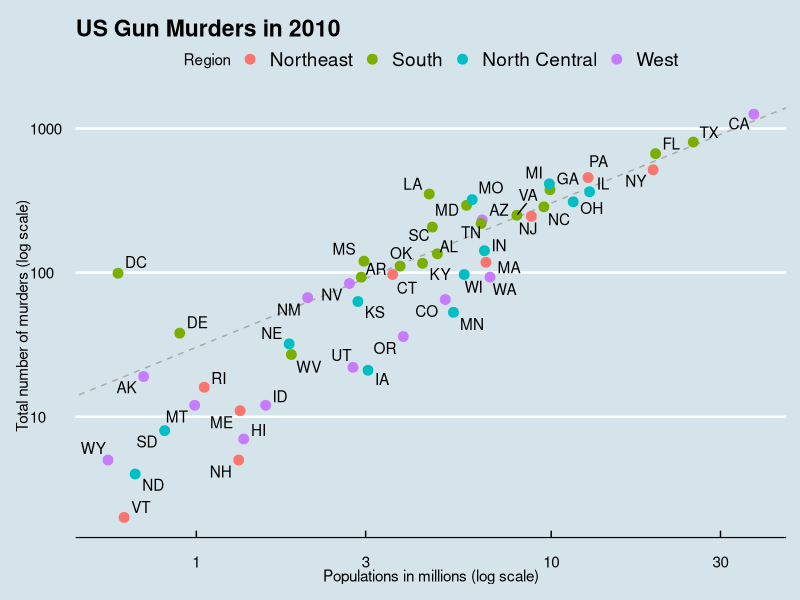
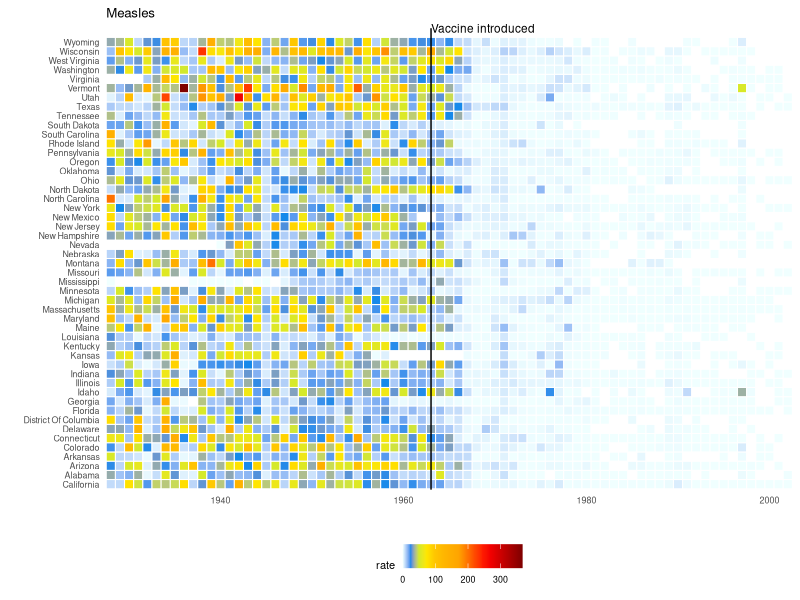
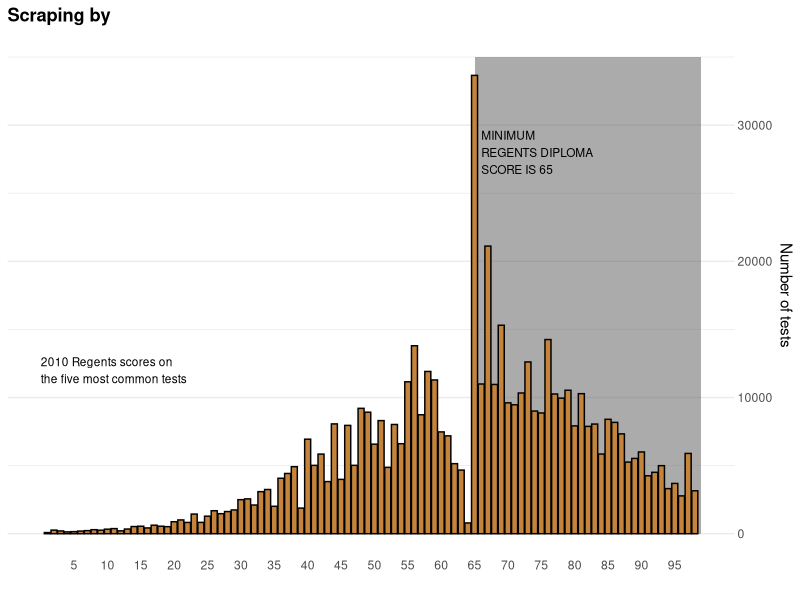
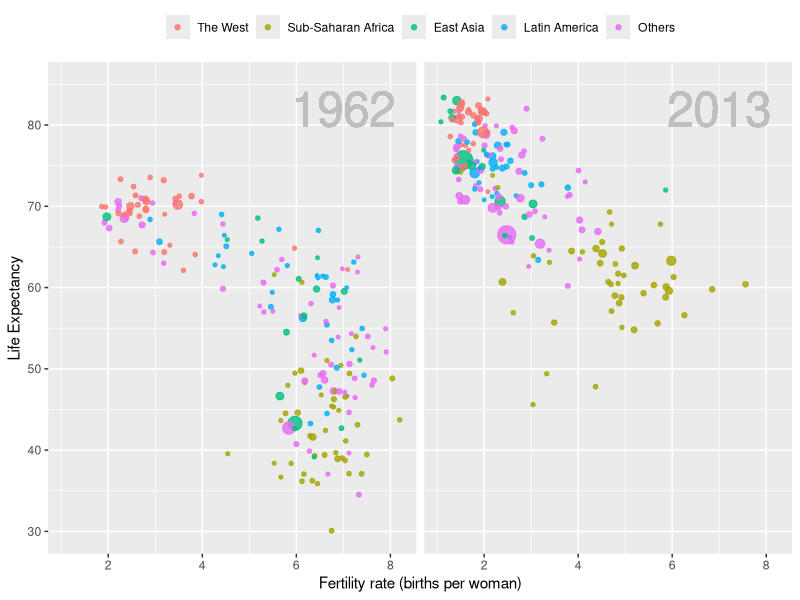

These charts were generated, in order, by the following R code:
## ---- chunk 1
img_path <- "img"
## ---- chunk 2
library(dslabs)
head(murders)
## ---- chunk 3
library(tidyverse)
library(ggthemes)
library(ggrepel)

r <- murders |> 
  summarize(pop=sum(population), tot=sum(total)) |> 
  mutate(rate = tot/pop*10^6) |> pull(rate)

murders |> ggplot(aes(x = population/10^6, y = total, label = abb)) +  
  geom_abline(intercept = log10(r), lty=2, col="darkgrey") +
  geom_point(aes(color=region), size = 3) +
  geom_text_repel() + 
  scale_x_log10() +
  scale_y_log10() +
  xlab("Populations in millions (log scale)") + 
  ylab("Total number of murders (log scale)") +
  ggtitle("US Gun Murders in 2010") +
  scale_color_discrete(name="Region") +
  theme_economist()
## ---- chunk 4
#knitr::include_graphics(file.path(img_path,"wsj-vaccines.png"))
the_disease <- "Measles"
dat <- us_contagious_diseases |>
  filter(!state%in%c("Hawaii","Alaska") & disease == the_disease) |>
  mutate(rate = count / population * 10000 * 52 / weeks_reporting) |>
  mutate(state = reorder(state, rate))

jet.colors <-
colorRampPalette(c("#F0FFFF", "cyan", "#007FFF", "yellow", "#FFBF00", "orange", "red", "#7F0000"), bias = 2.25)

dat |> ggplot(aes(year, state, fill = rate)) +
  geom_tile(color = "white", linewidth=0.35) +
  scale_x_continuous(expand=c(0,0)) +
  scale_fill_gradientn(colors = jet.colors(16), na.value = 'white') +
  geom_vline(xintercept=1963, col = "black") +
  theme_minimal() + 
  theme(panel.grid = element_blank()) +
  coord_cartesian(clip = 'off') +
  ggtitle(the_disease) +
  ylab("") +
  xlab("") +  
  theme(legend.position = "bottom", text = element_text(size = 8)) + 
  annotate(geom = "text", x = 1963, y = 50.5, label = "Vaccine introduced", size = 3, hjust=0)
## ---- chunk 5
#knitr::include_graphics(file.path(img_path,"nythist.png"))
nyc_regents_scores$total <- rowSums(nyc_regents_scores[,-1], na.rm=TRUE)

nyc_regents_scores |> 
  filter(!is.na(score)) |>
  ggplot(aes(score, total)) + 
  annotate("rect", xmin = 65, xmax = 99, ymin = 0, ymax = 35000, alpha = .5) +
  geom_bar(stat = "identity", color = "black", fill = "#C4843C") + 
  annotate("text", x = 66, y = 28000, label = "MINIMUM\nREGENTS DIPLOMA\nSCORE IS 65", hjust = 0, size = 3) +
  annotate("text", x = 0, y = 12000, label = "2010 Regents scores on\nthe five most common tests", hjust = 0, size = 3) +
  scale_x_continuous(breaks = seq(5, 95, 5), limit = c(0,99)) + 
  scale_y_continuous(position = "right") +
  ggtitle("Scraping by") + 
  xlab("") + ylab("Number of tests") + 
  theme_minimal() + 
  theme(panel.grid.major.x = element_blank(), 
        panel.grid.minor.x = element_blank(),
        axis.ticks.length = unit(-0.2, "cm"),
        plot.title = element_text(face = "bold"))
## ---- chunk 6

west <- c("Western Europe","Northern Europe","Southern Europe",
          "Northern America","Australia and New Zealand")

gapminder <- gapminder |> 
  mutate(group = case_when(
    region %in% west ~ "The West",
    region %in% c("Eastern Asia", "South-Eastern Asia") ~ "East Asia",
    region %in% c("Caribbean", "Central America", "South America") ~ "Latin America",
    continent == "Africa" & region != "Northern Africa" ~ "Sub-Saharan Africa",
    TRUE ~ "Others"))
gapminder <- gapminder |> 
  mutate(group = factor(group, levels = rev(c("Others", "Latin America", "East Asia","Sub-Saharan Africa", "The West"))))

if(knitr::is_html_output()){
  library(gganimate)
  years <- c(1960:2016)
  p <- filter(gapminder, year%in%years & !is.na(group) & 
                !is.na(fertility) & !is.na(life_expectancy)) |>
    mutate(population_in_millions = population/10^6) |>
    ggplot( aes(fertility, y=life_expectancy, col = group, size = population_in_millions)) +
    geom_point(alpha = 0.8) +
    guides(size = "none") +
    theme(legend.title = element_blank()) + 
    coord_cartesian(ylim = c(30, 85)) + 
    labs(title = 'Year: {frame_time}', 
         x = 'Fertility rate (births per woman)', y = 'Life expectancy') +
    transition_time(year) +
    ease_aes('linear')
  
  animate(p, end_pause = 15)
} else{
  years <- c(1962, 2013)
  p <- filter(gapminder, year%in%years & !is.na(group) & 
                !is.na(fertility) & !is.na(life_expectancy)) |>
    mutate(population_in_millions = population/10^6) |>
    ggplot( aes(fertility, y=life_expectancy, col = group, size = population_in_millions)) +
    geom_point(alpha = 0.8) +
    guides(size = "none") +
    theme(plot.title = element_blank(), legend.title = element_blank()) + 
    coord_cartesian(ylim = c(30, 85)) + 
    xlab("Fertility rate (births per woman)") +
    ylab("Life Expectancy") + 
    geom_text(aes(x=7, y=82, label=year), cex=12, color="grey") +
    facet_grid(. ~ year)
  
  p + theme(strip.background = element_blank(),
            strip.text.x = element_blank(),
            strip.text.y = element_blank(),
            legend.position = "top")
}
